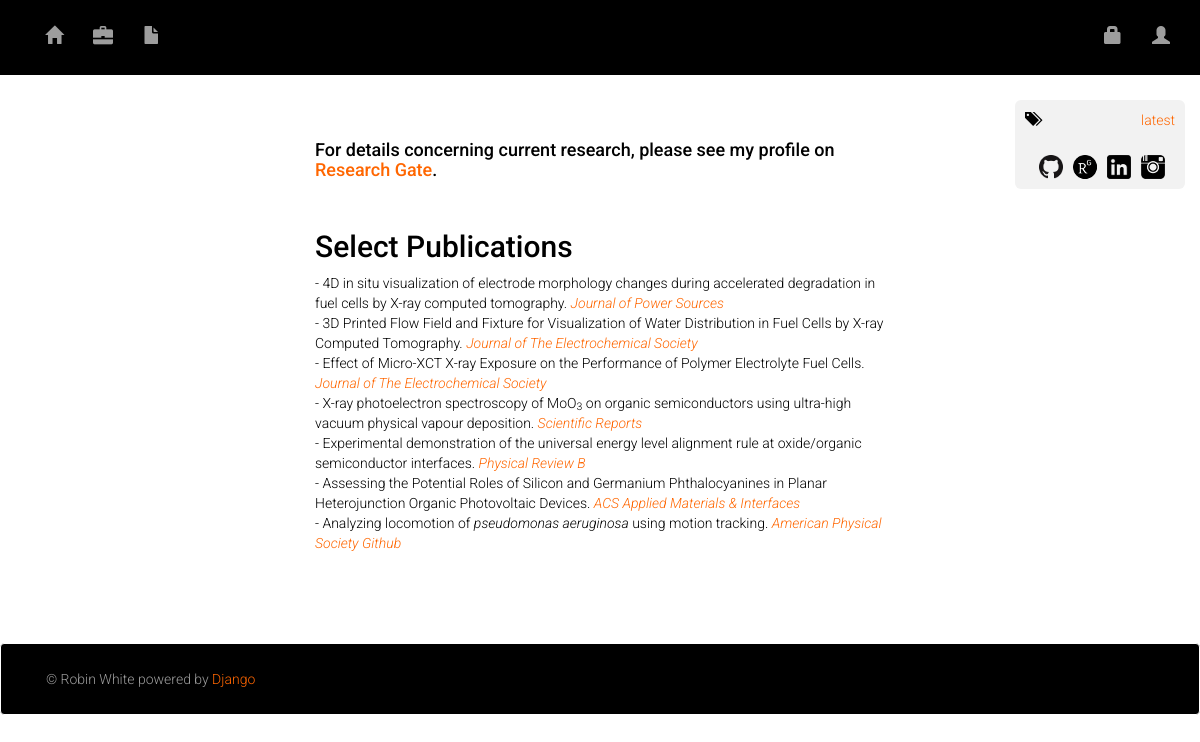
The page /projects/ on the database as committed earlier.
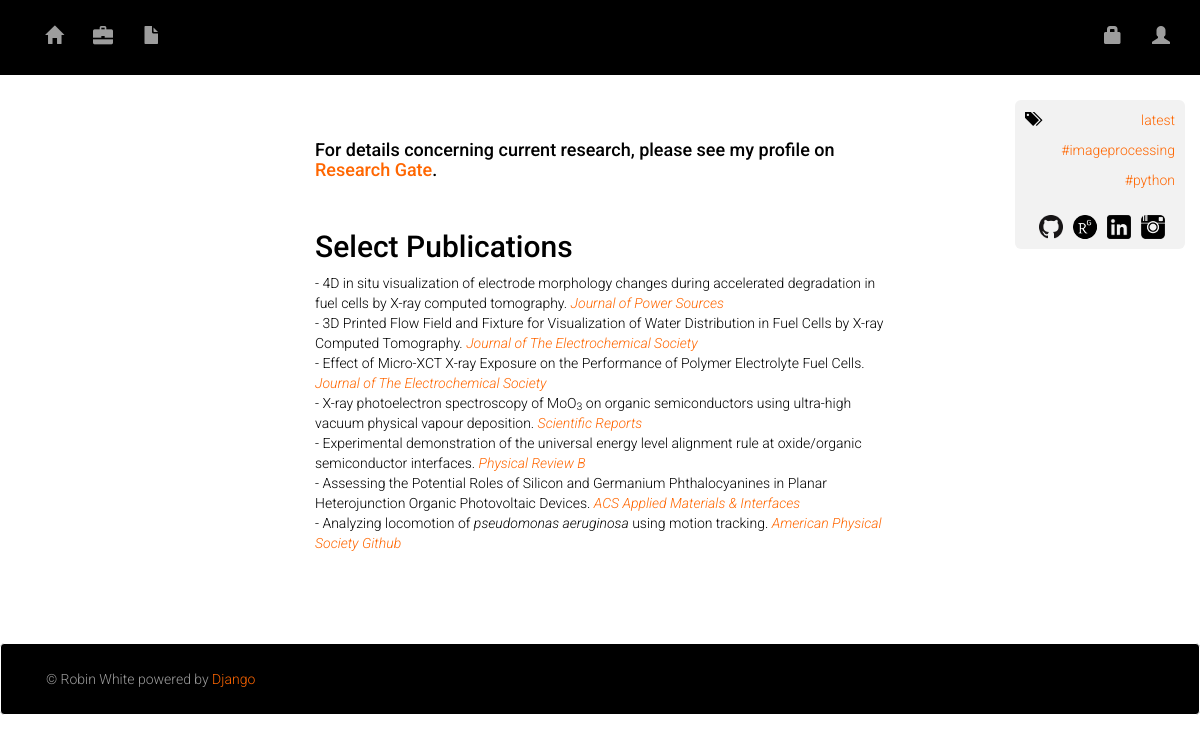
The same page on the database as committed later.
### blog/models.py (models this page shows, shortened)
class Category(models.Model):
    created_at = models.DateTimeField(auto_now_add=True, verbose_name="Created at")
    updated_at = models.DateTimeField(auto_now=True, verbose_name="Updated at")
    title = models.CharField(default="old", null=True, blank=True, max_length=255, verbose_name="Title")
    class Meta:
        verbose_name = "Category"
        verbose_name_plural = "Categories"
        ordering = ['title']

### blog/views.py (the view)
# urls.py: url(r'^projects/$', views.projects, name='projects'),
def projects(request):
    categories = Category.objects.all()
    latest_post = Post.objects.filter(published_date__lte=timezone.now()).order_by('-published_date')[0]
    return render(request, 'blog/projects.html', {'categories': categories, 'latest_post': latest_post})

### blog/templates/blog/projects.html (shortened to what the changed rows need)
{% extends 'blog/base.html' %}
{% block content %}
<div class="container-fluid">
  <div class="row">
    <div class="col-md-6 col-md-offset-3">
    <div class="post">
     <h2>
         Select Publications
     </h2>
 </div>
 </div>
 <div class="col-sm-2 col-sm-offset-1">
       <div class="sidebar">
     {% for category in categories %}
         <a href="{% url 'category_detail' pk=category.pk %}"><p>#{{ category.title }}</p></a>
     {% endfor %}
    </div>
 </div>
 </div>
</div>
{% endblock %}

Rows that differ between the two databases and show on the page:
added Category: title "imageprocessing"
added Category: title "python"
